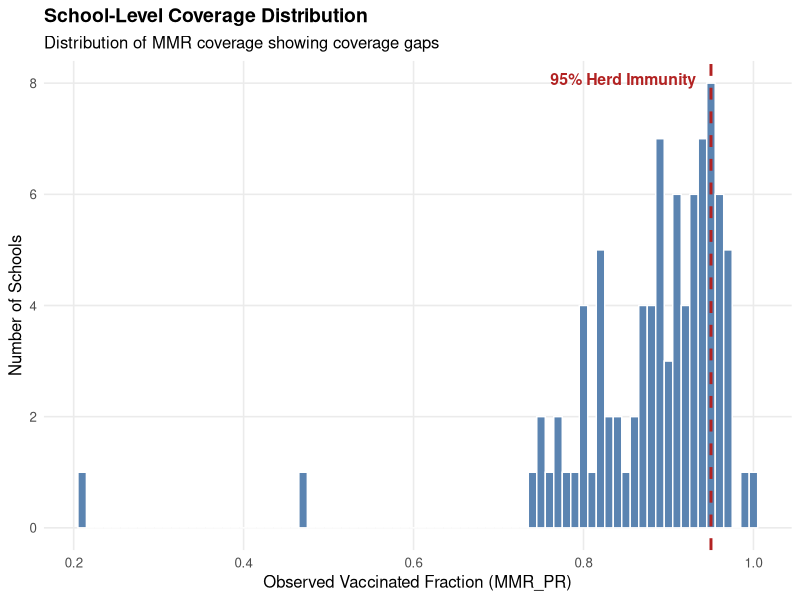
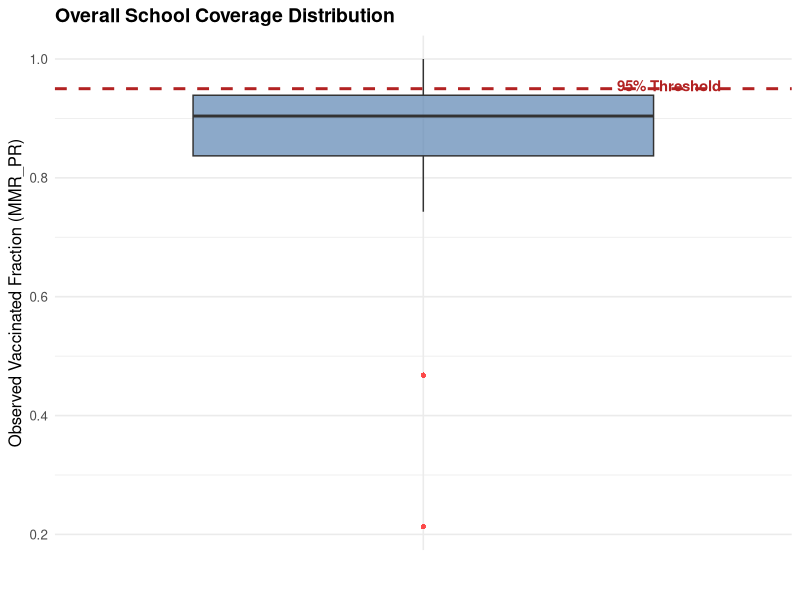
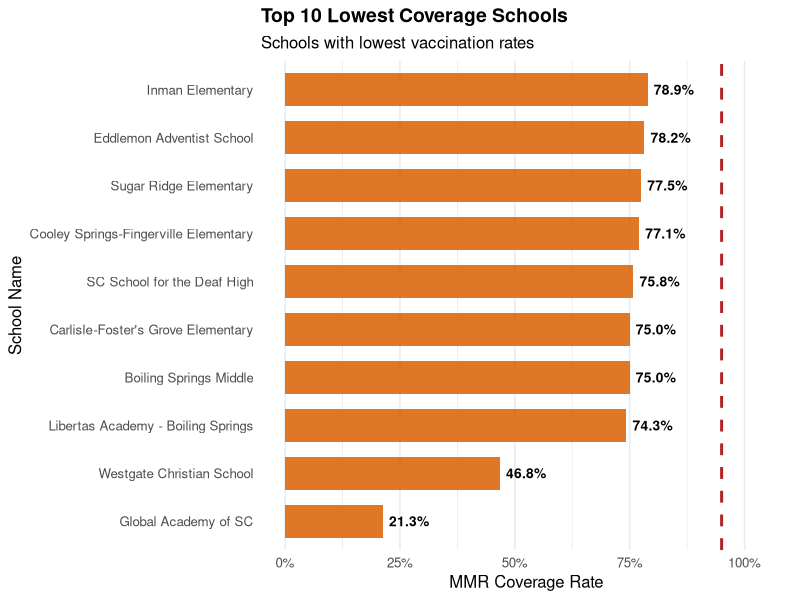
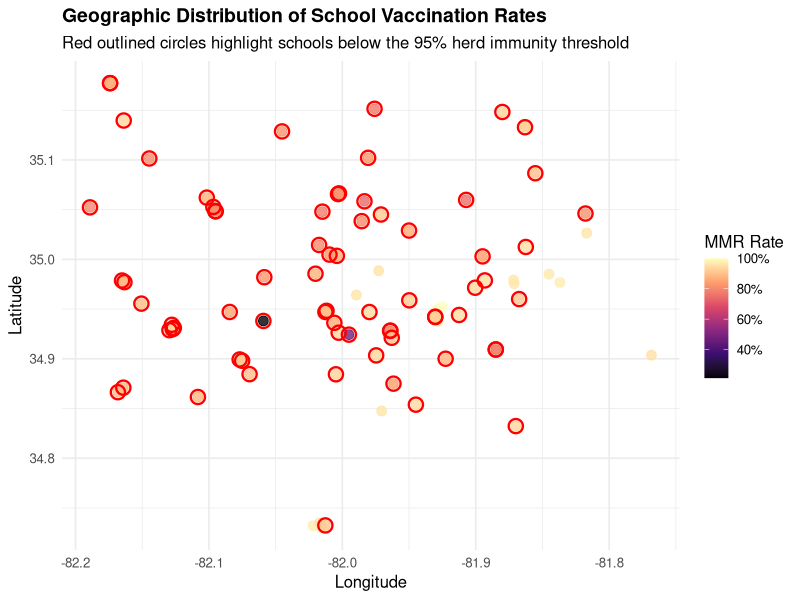
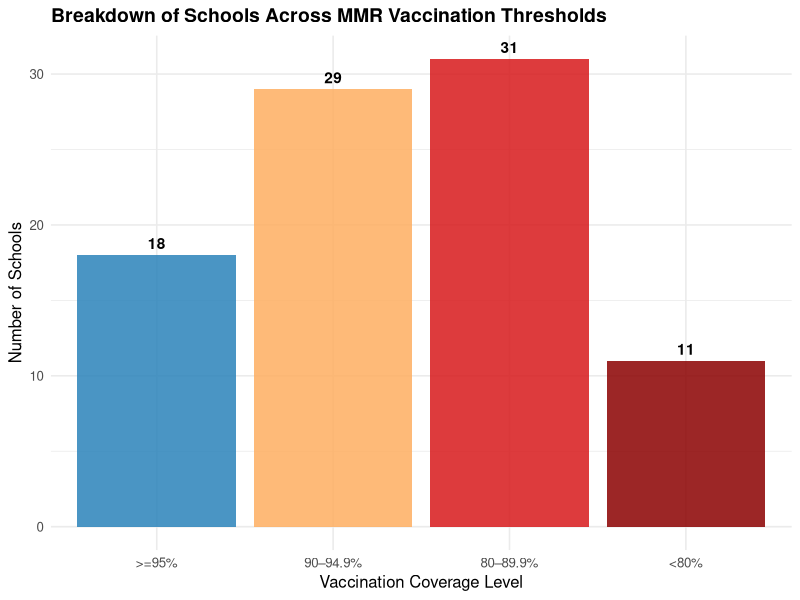
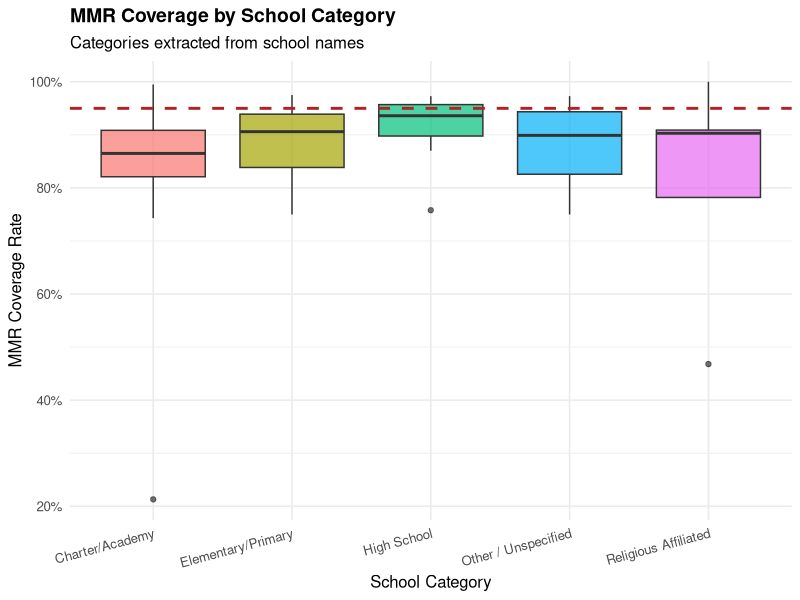
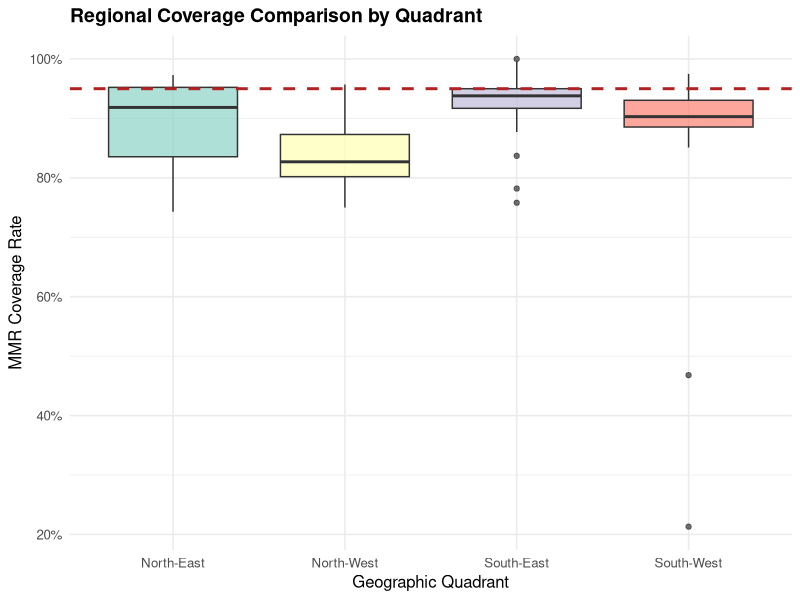
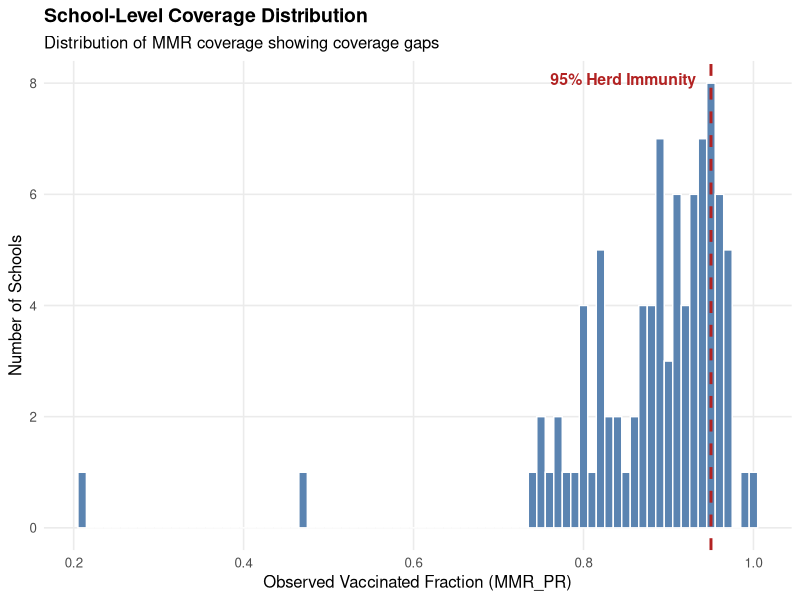

Reproduce these figures in R, in order.

# Exploratory Data Analysis



library(tidyverse)
library(scales)

final_schools_data <- read_csv("data/processed/schools_data.csv", show_col_types = FALSE)


#  Summary Statistics for MMR Coverage

stats_summary <- final_schools_data %>%
  summarise(
    Mean   = mean(MMR_PR, na.rm = TRUE),
    Median = median(MMR_PR, na.rm = TRUE),
    SD     = sd(MMR_PR, na.rm = TRUE),
    Min    = min(MMR_PR, na.rm = TRUE),
    Q1     = quantile(MMR_PR, 0.25, na.rm = TRUE),
    Q3     = quantile(MMR_PR, 0.75, na.rm = TRUE),
    Max    = max(MMR_PR, na.rm = TRUE)
  )

print(stats_summary)

# Count schools below the 95% herd immunity threshold
total_schools  <- nrow(final_schools_data)
below_95_count <- sum(final_schools_data$MMR_PR < 0.95, na.rm = TRUE)
pct_below_95   <- (below_95_count / total_schools) * 100

cat(sprintf("\nTotal Schools: %d\n", total_schools))
cat(sprintf("Schools below 95%% threshold: %d (%.2f%%)\n\n", below_95_count, pct_below_95))



#  Histogram of Coverage Distribution

p_hist <- ggplot(final_schools_data, aes(x = MMR_PR)) +
  geom_histogram(binwidth = 0.01, fill = "#5B84B1", color = "white") +
  geom_vline(xintercept = 0.95, color = "#B22222", linetype = "dashed", linewidth = 1) +
  annotate("text", x = 0.95, y = Inf, label = "95% Herd Immunity", 
           vjust = 2, hjust = 1.1, color = "#B22222", fontface = "bold", size = 4) +
  labs(
    title = "School-Level Coverage Distribution",
    subtitle = "Distribution of MMR coverage showing coverage gaps",
    x = "Observed Vaccinated Fraction (MMR_PR)",
    y = "Number of Schools"
  ) +
  theme_minimal(base_size = 12) +
  theme(
    plot.title = element_text(face = "bold", size = 14),
    panel.grid.minor = element_blank()
  )

print(p_hist)


#  Boxplot of Overall School Coverage


p_box <- ggplot(final_schools_data, aes(y = MMR_PR, x = "")) +
  geom_boxplot(fill = "#5B84B1", alpha = 0.7, outlier.color = "red", outlier.shape = 16) +
  geom_hline(yintercept = 0.95, color = "#B22222", linetype = "dashed", linewidth = 1) +
  annotate("text", x = 1.4, y = 0.955, label = "95% Threshold", 
           color = "#B22222", fontface = "bold", size = 3.8) +
  labs(
    title = "Overall School Coverage Distribution",
    x = "",
    y = "Observed Vaccinated Fraction (MMR_PR)"
  ) +
  theme_minimal(base_size = 12) +
  theme(
    plot.title = element_text(face = "bold", size = 14),
    axis.ticks.x = element_blank()
  )

print(p_box)


#  Bar Chart: Lowest 10 Schools by Vaccination Coverage

lowest_10_schools <- final_schools_data %>%
  arrange(MMR_PR) %>%
  head(10)
p_bar_lowest <- ggplot(lowest_10_schools, 
                       aes(x = reorder(school_name, MMR_PR), y = MMR_PR)) +
  geom_col(fill = "#D95F02", alpha = 0.85, width = 0.7) +
  geom_hline(yintercept = 0.95, color = "#B22222", linetype = "dashed", linewidth = 1) +
  geom_text(aes(label = sprintf("%.1f%%", MMR_PR * 100)), 
            hjust = -0.15, size = 3.5, fontface = "bold") +
  coord_flip(ylim = c(0, 1.05)) +
  scale_y_continuous(labels = scales::percent_format(accuracy = 1)) +
  labs(
    title = "Top 10 Lowest Coverage Schools",
    subtitle = "Schools with lowest vaccination rates",
    x = "School Name",
    y = "MMR Coverage Rate"
  ) +
  theme_minimal(base_size = 12) +
  theme(
    plot.title = element_text(face = "bold", size = 14),
    panel.grid.major.y = element_blank()
  )

print(p_bar_lowest)



# Map of School Vaccination Rates

p_map <- ggplot(final_schools_data, aes(x = school_long, y = school_lat, color = MMR_PR)) +
  geom_point(alpha = 0.8, size = 3) +
  scale_color_viridis_c(option = "magma", labels = scales::percent_format(accuracy = 1)) +
  geom_point(data = filter(final_schools_data, MMR_PR < 0.95), 
             color = "red", shape = 1, stroke = 1.2, size = 4) +
  labs(
    title = "Geographic Distribution of School Vaccination Rates",
    subtitle = "Red outlined circles highlight schools below the 95% herd immunity threshold",
    x = "Longitude",
    y = "Latitude",
    color = "MMR Rate"
  ) +
  theme_minimal(base_size = 12) +
  theme(plot.title = element_text(face = "bold", size = 14))

print(p_map)



# Breakdown of Schools Across MMR Vaccination Thresholds

final_schools_data <- final_schools_data %>%
  mutate(
    risk_category = case_when(
      MMR_PR >= 0.95 ~ ">=95%",
      MMR_PR >= 0.90 ~ "90–94.9%",
      MMR_PR >= 0.80 ~ "80–89.9%",
      TRUE           ~ "<80%"
    ),
    risk_category = factor(
      risk_category,
      levels = c(">=95%", "90–94.9%", "80–89.9%", "<80%")
    )
  )

p_risk <- ggplot(final_schools_data, 
                 aes(x = risk_category, fill = risk_category)) +
  geom_bar(alpha = 0.85) +
  geom_text(
    stat = "count",
    aes(label = after_stat(count)),
    vjust = -0.5,
    fontface = "bold"
  ) +
  scale_fill_manual(
    values = c(
      ">=95%"    = "#2B83BA",
      "90–94.9%" = "#FDAE61",
      "80–89.9%" = "#D7191C",
      "<80%"     = "#8B0000"
    )
  ) +
  labs(
    title = "Breakdown of Schools Across MMR Vaccination Thresholds",
    x = "Vaccination Coverage Level",
    y = "Number of Schools"
  ) +
  theme_minimal(base_size = 12) +
  theme(
    plot.title = element_text(face = "bold", size = 14),
    legend.position = "none"
  )

print(p_risk)

#  Distance & Category Analysis


# Calculate distance matrix to find closest neighboring school
coords <- final_schools_data %>% select(school_long, school_lat)
dist_matrix <- as.matrix(dist(coords))
diag(dist_matrix) <- NA
final_schools_data$dist_to_nearest_school <- apply(dist_matrix, 1, min, na.rm = TRUE)

# Categorize schools based on school name keywords
final_schools_data <- final_schools_data %>%
  mutate(
    school_category = case_when(
      grepl("Elementary|Elem|Primary", school_name, ignore.case = TRUE) ~ "Elementary/Primary",
      grepl("High|Secondary|Prep", school_name, ignore.case = TRUE)      ~ "High School",
      grepl("Charter|Academy", school_name, ignore.case = TRUE)          ~ "Charter/Academy",
      grepl("Christian|Catholic|Saint|St.|Lutheran", school_name, ignore.case = TRUE) ~ "Religious Affiliated",
      TRUE ~ "Other / Unspecified"
    )
  )


p_text_type <- ggplot(final_schools_data, aes(x = school_category, y = MMR_PR, fill = school_category)) +
  geom_boxplot(alpha = 0.7, show.legend = FALSE) +
  geom_hline(yintercept = 0.95, color = "#B22222", linetype = "dashed", linewidth = 1) +
  scale_y_continuous(labels = scales::percent_format(accuracy = 1)) +
  labs(
    title = "MMR Coverage by School Category",
    subtitle = "Categories extracted from school names",
    x = "School Category",
    y = "MMR Coverage Rate"
  ) +
  theme_minimal(base_size = 12) +
  theme(plot.title = element_text(face = "bold", size = 14), axis.text.x = element_text(angle = 15, hjust = 1))

print(p_text_type)



# Regional Quadrant Analysis


# Assign schools to geographic quadrants based on median latitude and longitude
med_lat  <- median(final_schools_data$school_lat, na.rm = TRUE)
med_long <- median(final_schools_data$school_long, na.rm = TRUE)

final_schools_data <- final_schools_data %>%
  mutate(
    region_quadrant = case_when(
      school_lat >= med_lat  & school_long >= med_long ~ "North-East",
      school_lat >= med_lat  & school_long <  med_long ~ "North-West",
      school_lat <  med_lat  & school_long >= med_long ~ "South-East",
      school_lat <  med_lat  & school_long <  med_long ~ "South-West"
    )
  )

# Plotting quadrant coverage comparison
p_quadrant <- ggplot(final_schools_data, aes(x = region_quadrant, y = MMR_PR, fill = region_quadrant)) +
  geom_boxplot(alpha = 0.7, show.legend = FALSE) +
  scale_fill_brewer(palette = "Set3") +
  geom_hline(yintercept = 0.95, color = "#B22222", linetype = "dashed", linewidth = 1) +
  scale_y_continuous(labels = scales::percent_format(accuracy = 1)) +
  labs(
    title = "Regional Coverage Comparison by Quadrant",
    x = "Geographic Quadrant",
    y = "MMR Coverage Rate"
  ) +
  theme_minimal(base_size = 12) +
  theme(plot.title = element_text(face = "bold", size = 14))

print(p_quadrant)



#  Save All Generated Figures


ggsave("figures/exploration/coverage_histogram.png", plot = p_hist, width = 8, height = 5, dpi = 300)
ggsave("figures/exploration/coverage_boxplot.png", plot = p_box, width = 5, height = 6, dpi = 300)
ggsave("figures/exploration/lowest_10_schools.png", plot = p_bar_lowest, width = 9, height = 5, dpi = 300)
ggsave("figures/exploration/geographic_coverage_map.png", plot = p_map, width = 8, height = 6, dpi = 300)
ggsave("figures/exploration/risk_stratification.png", plot = p_risk, width = 8, height = 5, dpi = 300)
ggsave("figures/exploration/coverage_by_category.png", plot = p_text_type, width = 8, height = 5, dpi = 300)
ggsave("figures/exploration/coverage_by_quadrant.png", plot = p_quadrant, width = 8, height = 5, dpi = 300)
